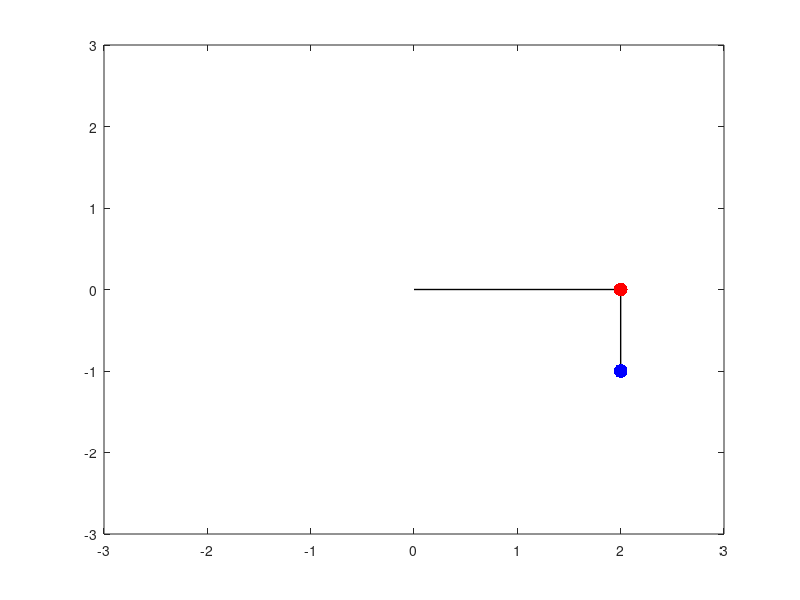

MATLAB code for this plot: (Note: this script raises an error after producing the figure.)
close all
clear all

%%
r1 = 2;
r2 = 1;
ang1 = deg2rad(90);
ang2 = deg2rad(0);
mass1 = 3;
mass2 = 3;
vel1 = 2;
vel2 = 0;
g= 9.81;
delta_t = 0.02;
time = 60;
%%
 for t = 0:delta_t:time

        x1 = r1 * sin(ang1);
        y1 = -r1 * cos(ang1);

        x2 = x1 + r2 * sin(ang2);
        y2 = y1 - r2 * cos(ang2);

        vetor1_x = [0 x1];
        vetor1_y = [0 y1];

        vetor2_x = [x1 x2];
        vetor2_y = [y1 y2];


    % double pendulum animation

        plot(vetor1_x,vetor1_y,'-k','Linewidth',1)
        hold on
        plot(vetor2_x,vetor2_y,'-k','Linewidth',1)
        plot(x1,y1,'r.','Markersize',mass1*10)
        plot(x2,y2,'b.','Markersize',mass2*10)
        axis([(-r1-r2) (r1+r2) (-r1-r2) (r1+r2)])
        hold off
        
        % RK4 method
        [ang1,ang2,vel1,vel2] = Runge_Kutta_method(g,mass1,mass2,ang1,ang2,vel1,vel2,r1,r2,delta_t);
        
        %Euler method
        %[ang1,ang2,vel1,vel2] = Euler_method(g,massa1,massa2,ang1,ang2,vel1,vel2,r1,r2,delta_t);
        
        pause(delta_t)
 end
%%
 function f = aceleration1(g,mass1,mass2,ang1,ang2,vel1,vel2,r1,r2)
    d1 = -g*(2*mass1 + mass2) * sin(ang1) - mass2*g*sin(ang1 - 2*ang2) - 2*sin(ang1 - ang2)*mass2*((vel2^2)*r2 + (vel1^2)*r1*cos(ang1- ang2));
    d2 = r1*(2*mass1+mass2-mass2*cos(2*ang1-2*ang2));
    f = (d1)/d2;
 end
 
function f = aceleration2(g,mass1,mass2,ang1,ang2,vel1,vel2,r1,r2)
    d1 = 2*sin(ang1 - ang2)*((vel1^2)*r1*(mass1 + mass2) + g*(mass1 + mass2)*cos(ang1) + (vel2^2)*r2*mass2*cos(ang1 - ang2));
    d2 = r2*(2*mass1+mass2-mass2*cos(2*ang1-2*ang2));
    f = (d1)/d2;
end

function [angle1,angle2,velocity1,velocity2] = Runge_Kutta_method(g,mass1,mass2,ang1,ang2,vel1,vel2,r1,r2,delta_t)
    
    %valores iniciais
    
    v1=vel1;
    v2=vel2;
    a1=ang1;
    a2=ang2;
    ac1=aceleration1(g,mass1,mass2,a1,a2,v1,v2,r1,r2);
    ac2=aceleration2(g,mass1,mass2,a1,a2,v1,v2,r1,r2);
    
    %k1

    v1_1=v1+(delta_t*ac1)/2;
    v2_1=v2+(delta_t*ac2)/2;
    a1_1=a1+(delta_t*v1_1)/2;
    a2_1=a2+(delta_t*v2_1)/2;
    acl_1=aceleration1(g,mass1,mass2,a1_1,a2_1,v1_1,v2_1,r1,r2);
    ac2_1=aceleration2(g,mass1,mass2,a1_1,a2_1,v1_1,v2_1,r1,r2);
    
    %k2

    vl_2=v1_1+(delta_t*acl_1)/2;
    v2_2=v2_1+(delta_t*ac2_1)/2;
    a1_2=a1_1+(delta_t*vl_2)/2;
    a2_2=a2_1+(delta_t*v2_2)/2;
    acl_2=aceleration1(g,mass1,mass2,a1_2,a2_2,vl_2,v2_2,r1,r2);
    ac2_2=aceleration2(g,mass1,mass2,a1_2,a2_2,vl_2,v2_2,r1,r2);
    
    %k3

    vl_3=v1_1+(delta_t*acl_2);
    v2_3=v2_1+(delta_t*ac2_2);
    a1_3=a1_1+(delta_t*vl_3);
    a2_3=a2_1+(delta_t*v2_3);
    acl_3=aceleration1(g,mass1,mass2,a1_3,a2_3,vl_3,v2_3,r1,r2);
    ac2_3=aceleration2(g,mass1,mass2,a1_3,a2_3,vl_3,v2_3,r1,r2);
    
    %k4
    
    velocity1=v1+(delta_t*(ac1+2*acl_1+2*acl_2+acl_3))/6;
    angle1=a1+(delta_t*(v1+2*v1_1+2*vl_2+vl_3))/6;
    
    velocity2=v2+(delta_t*(ac2+2*ac2_1+2*ac2_2+ac2_3))/6;
    angle2=a2+(delta_t*(v2+2*v2_1+2*v2_2+v2_3))/6;
end

function [ang1,ang2,vel1,vel2] = Euler_method(g,mass1,mass2,ang1,ang2,vel1,vel2,r1,r2,delta_t)

    ac1=aceleration1(g,mass1,mass2,ang1,ang2,vel1,vel2,r1,r2);
    ac2=aceleration2(g,mass1,mass2,ang1,ang2,vel1,vel2,r1,r2);
    
    vel1 = vel1+ac1*delta_t;
    vel2 = vel2+ac2*delta_t;
    
    ang1 = ang1+vel1*delta_t;
    ang2 = ang2+vel2*delta_t;
end        